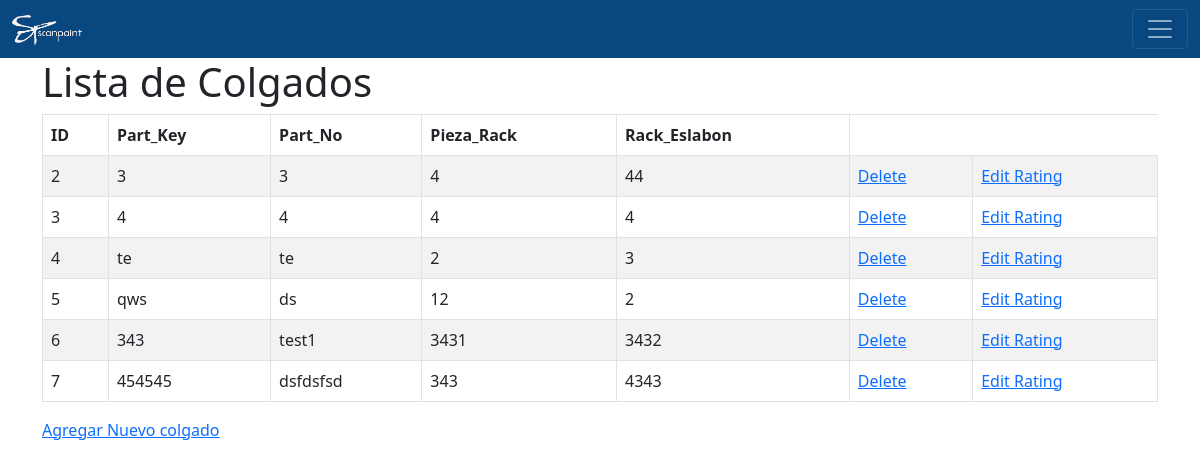
The page /lista_de_colgados (signed in) on the database its author committed.
### main.py (models this page shows, shortened)
class Colgado(db.Model):
    id = db.Column(db.Integer, primary_key=True)
    part_key = db.Column(db.Integer, unique=False, nullable=False)
    part_no = db.Column(db.String(250), unique=False, nullable=False)
    pieza_rack = db.Column(db.Integer, unique=False, nullable=False)
    rack_eslabon = db.Column(db.Integer, unique=False, nullable=False)

### main.py (the view)
@app.route("/lista_de_colgados")
@login_required
def lista_de_colgados():
    all_colgados = db.session.query(Colgado).all()
    return render_template("lista_de_colgados.html", colgados=all_colgados)

### main.py (called while the page is built)
@login_manager.user_loader
def load_user(user_id):
    return User.query.get(int(user_id))

### templates/lista_de_colgados.html (shortened to what this page needs)
{% extends 'base.html' %}
{% block content %}
                <h1>Lista de Colgados</h1>
                        <table class="table table-bordered table-striped table-hover">
                            <thead>
                                <th>ID</th>
                                <th>Part_Key</th>
                                <th>Part_No</th>
                                <th>Pieza_Rack</th>
                                <th>Rack_Eslabon</th>
                            </thead>
                            <tbody>
                                {% for colgado in colgados %}
                                <tr>
                                <td>{{ colgado.id }}</td>
                                <td>{{ colgado.part_key }}</td>
                                <td>{{ colgado.part_no }}</td>
                                <td>{{ colgado.pieza_rack }}</td>
                                <td>{{ colgado.rack_eslabon }}</td>
                                <td> <a href="{{ url_for('delete', id=colgado.id) }}">Delete</a> </td>
                                <td> <a href="{{ url_for('edit', id=colgado.id) }}">Edit Rating</a> </td>
                                </tr>
                                {% endfor %}
                            </tbody>
                        </table>
                <a href="{{ url_for('add') }}">Agregar Nuevo colgado</a>
{% endblock %}

### templates/base.html (shortened to what this page needs)
<!doctype html>
<html lang="en">
  <head>
    <link href="https://cdn.jsdelivr.net/npm/bootstrap@5.0.2/dist/css/bootstrap.min.css" rel="stylesheet">
  </head>
  <body>
    {% include 'navbar.html' %}
    <div class="container">
    {% block content %}
    {% endblock %}
    </div>
  </body>
</html>

### templates/navbar.html (shortened to what this page needs)
<nav class="navbar navbar-dark" style="background-color: #094780;">
  <div class="container-fluid">
    <a class="navbar-brand" href="{{ url_for('home') }}"><img src="/static/images/scanpaint_logo.png" alt="scanpaint_logo" width=70 height=30></a>
    <button class="navbar-toggler" type="button" data-bs-toggle="collapse" data-bs-target="#navbarSupportedContent" aria-controls="navbarSupportedContent" aria-expanded="false" aria-label="Toggle navigation">
      <span class="navbar-toggler-icon"></span>
    </button>
  </div>
</nav>

### rows shown on the page
Colgado: id "2", part_key "3", part_no "3", pieza_rack "4", rack_eslabon "44"
Colgado: id "3", part_key "4", part_no "4", pieza_rack "4", rack_eslabon "4"
Colgado: id "4", part_key "te", part_no "te", pieza_rack "2", rack_eslabon "3"
Colgado: id "5", part_key "qws", part_no "ds", pieza_rack "12", rack_eslabon "2"
Colgado: id "6", part_key "343", part_no "test1", pieza_rack "3431", rack_eslabon "3432"
Colgado: id "7", part_key "454545", part_no "dsfdsfsd", pieza_rack "343", rack_eslabon "4343"
